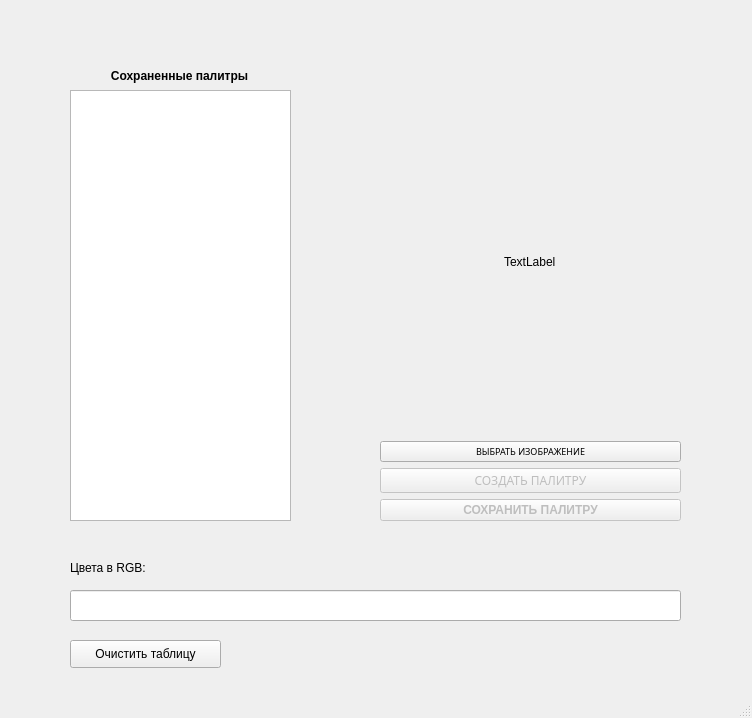
<?xml version="1.0" encoding="UTF-8"?>
<ui version="4.0">
 <class>mainWindow</class>
 <widget class="QMainWindow" name="mainWindow">
  <property name="geometry">
   <rect>
    <x>0</x>
    <y>0</y>
    <width>752</width>
    <height>718</height>
   </rect>
  </property>
  <property name="windowTitle">
   <string>MainWindow</string>
  </property>
  <widget class="QWidget" name="centralwidget">
   <widget class="QListWidget" name="list_of_palls">
    <property name="geometry">
     <rect>
      <x>70</x>
      <y>90</y>
      <width>221</width>
      <height>431</height>
     </rect>
    </property>
   </widget>
   <widget class="QWidget" name="verticalLayoutWidget">
    <property name="geometry">
     <rect>
      <x>380</x>
      <y>90</y>
      <width>301</width>
      <height>431</height>
     </rect>
    </property>
    <layout class="QVBoxLayout" name="verticalLayout">
     <item alignment="Qt::AlignHCenter|Qt::AlignVCenter">
      <widget class="QLabel" name="palette">
       <property name="text">
        <string>TextLabel</string>
       </property>
      </widget>
     </item>
     <item>
      <widget class="QPushButton" name="choose_pic">
       <property name="font">
        <font>
         <family>Reem Kufi</family>
         <pointsize>7</pointsize>
        </font>
       </property>
       <property name="focusPolicy">
        <enum>Qt::StrongFocus</enum>
       </property>
       <property name="toolTipDuration">
        <number>-1</number>
       </property>
       <property name="text">
        <string>ВЫБРАТЬ ИЗОБРАЖЕНИЕ</string>
       </property>
       <property name="autoDefault">
        <bool>false</bool>
       </property>
       <property name="default">
        <bool>false</bool>
       </property>
       <property name="flat">
        <bool>false</bool>
       </property>
      </widget>
     </item>
     <item>
      <widget class="QPushButton" name="create_pal">
       <property name="enabled">
        <bool>false</bool>
       </property>
       <property name="font">
        <font>
         <family>Reem Kufi</family>
        </font>
       </property>
       <property name="text">
        <string>СОЗДАТЬ ПАЛИТРУ</string>
       </property>
      </widget>
     </item>
     <item>
      <widget class="QPushButton" name="save_pal">
       <property name="enabled">
        <bool>false</bool>
       </property>
       <property name="font">
        <font>
         <weight>75</weight>
         <bold>true</bold>
        </font>
       </property>
       <property name="text">
        <string>СОХРАНИТЬ ПАЛИТРУ</string>
       </property>
       <property name="default">
        <bool>false</bool>
       </property>
      </widget>
     </item>
    </layout>
   </widget>
   <widget class="QLabel" name="saved_pallets">
    <property name="geometry">
     <rect>
      <x>74</x>
      <y>66</y>
      <width>211</width>
      <height>20</height>
     </rect>
    </property>
    <property name="font">
     <font>
      <family>MS Shell Dlg 2</family>
      <pointsize>9</pointsize>
      <weight>75</weight>
      <bold>true</bold>
     </font>
    </property>
    <property name="text">
     <string>Сохраненные палитры</string>
    </property>
    <property name="scaledContents">
     <bool>false</bool>
    </property>
    <property name="alignment">
     <set>Qt::AlignCenter</set>
    </property>
   </widget>
   <widget class="QLineEdit" name="rgb_colors">
    <property name="geometry">
     <rect>
      <x>70</x>
      <y>590</y>
      <width>611</width>
      <height>31</height>
     </rect>
    </property>
   </widget>
   <widget class="QPushButton" name="clear_database">
    <property name="geometry">
     <rect>
      <x>70</x>
      <y>640</y>
      <width>151</width>
      <height>28</height>
     </rect>
    </property>
    <property name="text">
     <string>Очистить таблицу</string>
    </property>
   </widget>
   <widget class="QLabel" name="rgblist">
    <property name="geometry">
     <rect>
      <x>70</x>
      <y>560</y>
      <width>111</width>
      <height>16</height>
     </rect>
    </property>
    <property name="text">
     <string>Цвета в RGB:</string>
    </property>
   </widget>
  </widget>
  <widget class="QMenuBar" name="menubar">
   <property name="geometry">
    <rect>
     <x>0</x>
     <y>0</y>
     <width>752</width>
     <height>26</height>
    </rect>
   </property>
  </widget>
  <widget class="QStatusBar" name="statusbar"/>
 </widget>
 <resources/>
 <connections/>
</ui>
